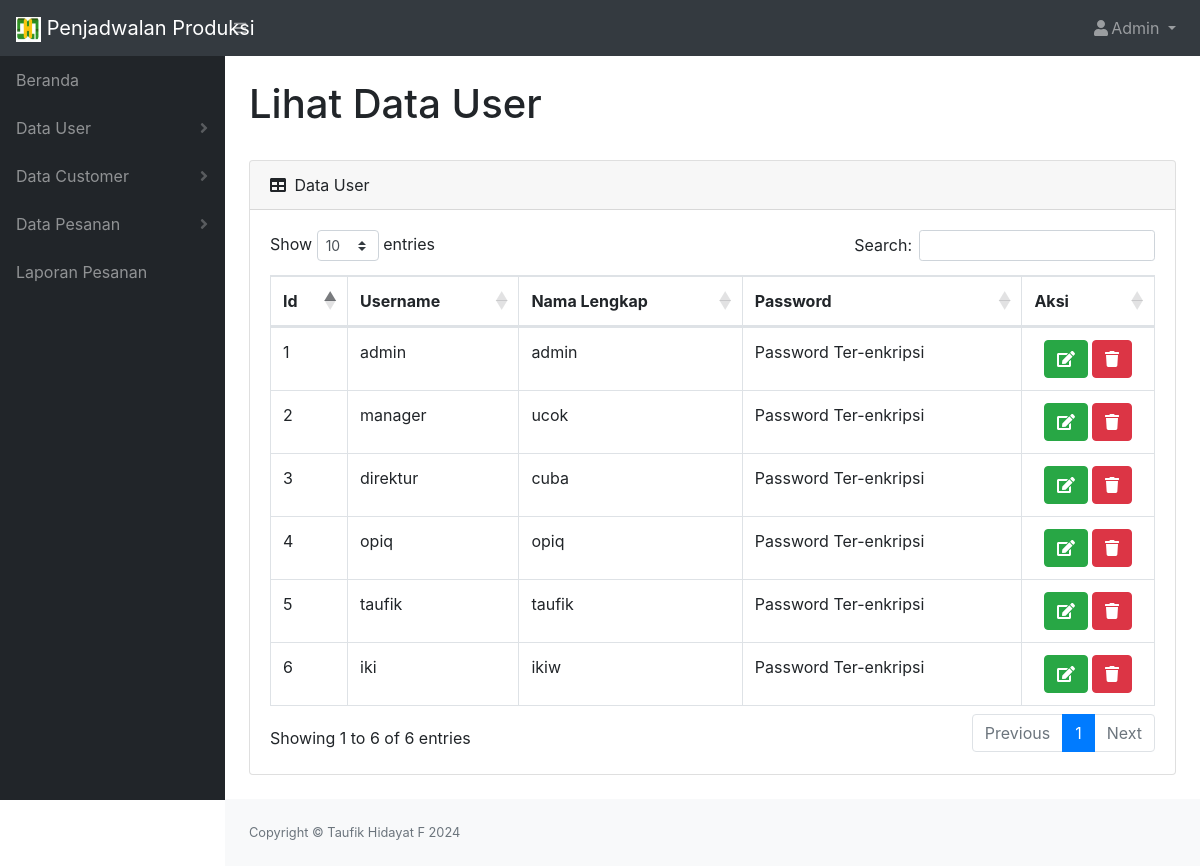
Screenshot of /menu_admin/lihat_user.php with the database file from the repository.
### tables this page shows
CREATE TABLE `tuser` (
  `id` int(20) NOT NULL,
  `username` varchar(20) NOT NULL,
  `nama_lengkap` varchar(100) NOT NULL,
  `password` varchar(255) NOT NULL,
  `level` enum('Admin','Manager','Direktur') NOT NULL
);

### config/controller.php (called while the page is built, shortened)
<?php
function select($query)
{
    global $koneksi;
    $result = mysqli_query($koneksi, $query);
    $rows = [];
    while ($row = mysqli_fetch_assoc($result)) {
        $rows[] = $row;
    }
    return $rows;
}

### menu_admin/lihat_user.php (the view, shortened to what this page needs)
<!DOCTYPE html>
<html lang="en">
    <head>
        <link href="../css/styles.css" rel="stylesheet" />
        <link href="https://cdn.datatables.net/1.10.20/css/dataTables.bootstrap4.min.css" rel="stylesheet" />
    </head>
    <body class="sb-nav-fixed">
    <?php include '../tema_menu/header_Admin.php';
    include '../tema_menu/sidebar_Admin.php';
    $data_user = select("SELECT * FROM tuser ");?>
            <div id="layoutSidenav_content">
                <main>
                    <div class="container-fluid">
                        <h1 class="mt-4">Lihat Data User</h1>
                        <br>
                        <div class="card mb-4">
                            <div class="card-header">
                                <i class="fas fa-table mr-1"></i>
                                Data User
                            </div>
                            <div class="card-body">
                                <div class="table-responsive">
                                    <table class="table table-bordered" table-striped mt-3 id="dataTable">
                                        <thead>
                                            <tr>
                                                <th>Id</th>
                                                <th>Username</th>
                                                <th>Nama Lengkap</th>
                                                <th>Password</th>
                                                <th>Aksi</th>
                                            </tr>
                                        </thead>
                                        <tbody>
                                            <?php $id =1; ?>
                                            <?php foreach ($data_user as $tuser) : ?>
                                            <tr>
                                                <td><?= $id++; ?></td>
                                                <td><?= $tuser['username']; ?></td>
                                                <td><?= $tuser['nama_lengkap']; ?></td>
                                                <td>Password Ter-enkripsi</td>
                                                <td width="15%" class="text-center">
                                                <a href="ubah_user.php?id=<?= $tuser['id']; ?>" class="btn btn-success"><i class="fas fa-edit"></i></a>
                                                <a href="hapus_user.php?id=<?= $tuser['id']; ?>" class="btn btn-danger" onclick="return confirm('Yakin Data User : <?= $tuser['nama_lengkap']; ?>  Akan Dihapus ?');"><i class="fas fa-trash"></i></a>
                                                </td>
                                            </tr>
                                            <?php endforeach ?>
                                        </tbody>
                                    </table>
                                </div>
                            </div>
                        </div>
                    </div>
                </main>
                <?php include '../tema_menu/footer.php' ?>
            </div>
    </body>
</html>

### rows the page displays
tuser: username "admin", nama_lengkap "admin"
tuser: username "manager", nama_lengkap "ucok"
tuser: username "direktur", nama_lengkap "cuba"
tuser: username "opiq", nama_lengkap "opiq"
tuser: username "taufik", nama_lengkap "taufik"
tuser: username "iki", nama_lengkap "ikiw"
